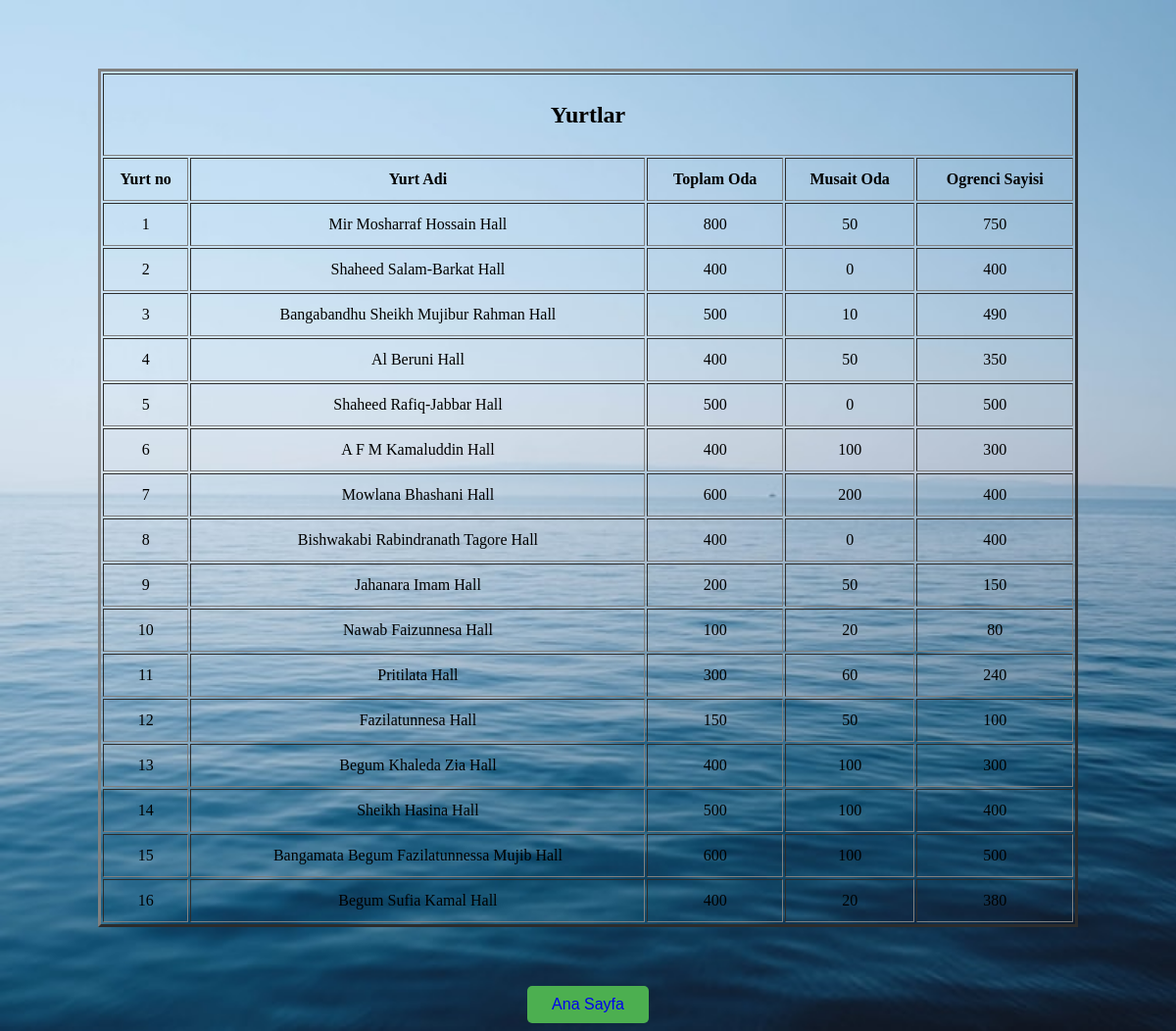
/Student/view_halls.php, run on the app's committed database.
### tables this page shows
CREATE TABLE `hall` (
  `H_ID` int(11) NOT NULL,
  `H_Name` varchar(250) NOT NULL,
  `T_Seat` int(11) NOT NULL,
  `A_Seat` int(11) NOT NULL,
  `N_Student` int(11) NOT NULL
);

### Student/view_halls.php (the view, shortened to what this page needs)
<!DOCTYPE html>
<html>
<head>
</head>
<body>
  <table align="center" class="table1" border="3px solid black" style="width:1000px; line-height:40px;">
    <tr>
      <th colspan="8">
        <h2>Yurtlar</h2>
      </th>
    </tr>
    <th> Yurt no </th>
    <th> Yurt Adi </th>
    <th> Toplam Oda </th>
    <th> Musait Oda </th>
    <th> Ogrenci Sayisi </th>
    <?php
     include 'connection.php';
     $sql = "select * from hall ";
     $query = mysqli_query($conn, $sql);
     while ($row1 = mysqli_fetch_array($query)) {
     ?>
      <tr>
        <td class="tdr"><?php echo $row1['H_ID']; ?></td>
        <td class="tdr"><?php echo $row1['H_Name']; ?></td>
        <td class="tdr"><?php echo $row1['T_Seat']; ?></td>
        <td class="tdr"><?php echo $row1['A_Seat']; ?></td>
        <td class="tdr"><?php echo $row1['N_Student']; ?></td>
      </tr>
    <?php
     }
     ?>
  </table>
  <center>
    <button class="button"> <a href="../dashboard/home.php" style="text-decoration: none;">Ana Sayfa</a> </button>
  </center>
</body>
</html>

### Student/view_halls.php (style rules this page uses)
.tdr { text-align: center; }
body { background-image: url(../images/sea.jpg); background-repeat: no-repeat; background-size: cover; }
.button { background-color: #4CAF50; border: none; color: white; padding: 10px 25px; text-align: center; margin-top: 60px; border-radius: 5px; text-decoration: none; display: inline-block; font-size: 16px; }
.table1 { margin-top: 70px; }

### data on the page
hall: H_ID "1", H_Name "Mir Mosharraf Hossain Hall", T_Seat "800", A_Seat "50", N_Student "750"
hall: H_ID "2", H_Name "Shaheed Salam-Barkat Hall", T_Seat "400", A_Seat "0", N_Student "400"
hall: H_ID "3", H_Name "Bangabandhu Sheikh Mujibur Rahman Hall", T_Seat "500", A_Seat "10", N_Student "490"
hall: H_ID "4", H_Name "Al Beruni Hall", T_Seat "400", A_Seat "50", N_Student "350"
hall: H_ID "5", H_Name "Shaheed Rafiq-Jabbar Hall", T_Seat "500", A_Seat "0", N_Student "500"
hall: H_ID "6", H_Name "A F M Kamaluddin Hall", T_Seat "400", A_Seat "100", N_Student "300"
hall: H_ID "7", H_Name "Mowlana Bhashani Hall", T_Seat "600", A_Seat "200", N_Student "400"
hall: H_ID "8", H_Name "Bishwakabi Rabindranath Tagore Hall", T_Seat "400", A_Seat "0", N_Student "400"
hall: H_ID "9", H_Name "Jahanara Imam Hall", T_Seat "200", A_Seat "50", N_Student "150"
hall: H_ID "10", H_Name "Nawab Faizunnesa Hall", T_Seat "100", A_Seat "20", N_Student "80"
hall: H_ID "11", H_Name "Pritilata Hall", T_Seat "300", A_Seat "60", N_Student "240"
hall: H_ID "12", H_Name "Fazilatunnesa Hall", T_Seat "150", A_Seat "50", N_Student "100"
hall: H_ID "13", H_Name "Begum Khaleda Zia Hall", T_Seat "400", A_Seat "100", N_Student "300"
hall: H_ID "14", H_Name "Sheikh Hasina Hall", T_Seat "500", A_Seat "100", N_Student "400"
hall: H_ID "15", H_Name "Bangamata Begum Fazilatunnessa Mujib Hall", T_Seat "600", A_Seat "100", N_Student "500"
hall: H_ID "16", H_Name "Begum Sufia Kamal Hall", T_Seat "400", A_Seat "20", N_Student "380"
